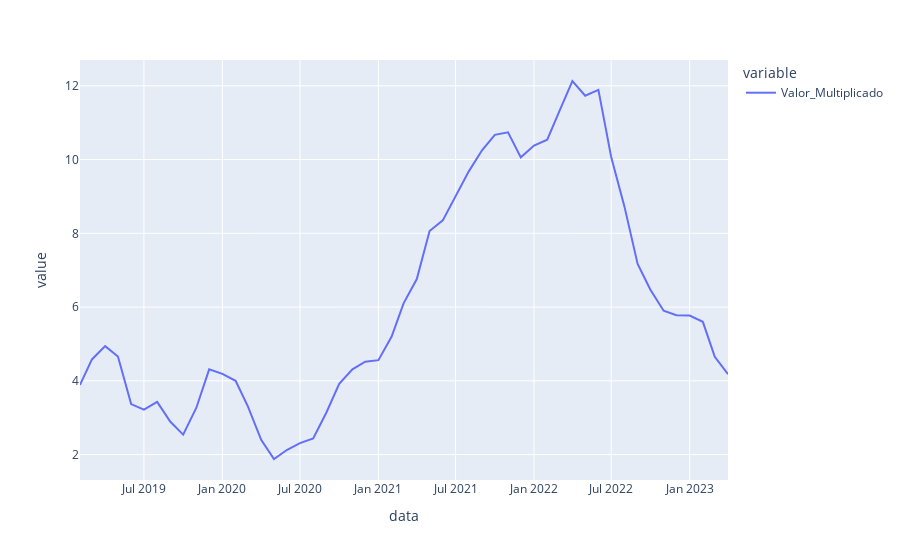

Notebook cell for this chart:
### Code cell
#IPCA acum 12 meses
ipca_12m = consulta_bc(433)
ipca_12m['Valor_Multiplicado'] = ((1+ipca_12m['valor']/100).rolling(12).apply(lambda x: x.prod(), raw=True)-1)*100
ipca_12m['Valor_Multiplicado'] = ipca_12m['Valor_Multiplicado'].round(2)
ipca_12m.loc['2019-01-02':hoje]['Valor_Multiplicado'].plot()

### Figure 1 — Plotly figure (JSON) as saved in the notebook; plotly's stock layout.template omitted (floating-point values rounded to 4 significant figures)
{"data": [{"hovertemplate": "variable=Valor_Multiplicado<br>data=%{x}<br>value=%{y}<extra></extra>", "legendgroup": "Valor_Multiplicado", "line": {"color": "#636efa", "dash": "solid"}, "marker": {"symbol": "circle"}, "mode": "lines", "name": "Valor_Multiplicado", "orientation": "v", "showlegend": true, "type": "scatter", "x": ["2019-02-01T00:00:00", "2019-03-01T00:00:00", "2019-04-01T00:00:00", "2019-05-01T00:00:00", "2019-06-01T00:00:00", "2019-07-01T00:00:00", "2019-08-01T00:00:00", "2019-09-01T00:00:00", "2019-10-01T00:00:00", "2019-11-01T00:00:00", "2019-12-01T00:00:00", "2020-01-01T00:00:00", "2020-02-01T00:00:00", "2020-03-01T00:00:00", "2020-04-01T00:00:00", "2020-05-01T00:00:00", "2020-06-01T00:00:00", "2020-07-01T00:00:00", "2020-08-01T00:00:00", "2020-09-01T00:00:00", "2020-10-01T00:00:00", "2020-11-01T00:00:00", "2020-12-01T00:00:00", "2021-01-01T00:00:00", "2021-02-01T00:00:00", "2021-03-01T00:00:00", "2021-04-01T00:00:00", "2021-05-01T00:00:00", "2021-06-01T00:00:00", "2021-07-01T00:00:00", "2021-08-01T00:00:00", "2021-09-01T00:00:00", "2021-10-01T00:00:00", "2021-11-01T00:00:00", "2021-12-01T00:00:00", "2022-01-01T00:00:00", "2022-02-01T00:00:00", "2022-03-01T00:00:00", "2022-04-01T00:00:00", "2022-05-01T00:00:00", "2022-06-01T00:00:00", "2022-07-01T00:00:00", "2022-08-01T00:00:00", "2022-09-01T00:00:00", "2022-10-01T00:00:00", "2022-11-01T00:00:00", "2022-12-01T00:00:00", "2023-01-01T00:00:00", "2023-02-01T00:00:00", "2023-03-01T00:00:00", "2023-04-01T00:00:00"], "xaxis": "x", "y": [3.89, 4.58, 4.94, 4.66, 3.37, 3.22, 3.43, 2.89, 2.54, 3.27, 4.31, 4.19, 4, 3.3, 2.4, 1.88, 2.13, 2.31, 2.44, 3.14, 3.92, 4.31, 4.52, 4.56, 5.2, 6.1, 6.76, 8.06, 8.35, 8.99, 9.68, 10.25, 10.67, 10.74, 10.06, 10.38, 10.54, 11.3, 12.13, 11.73, 11.89, 10.07, 8.73, 7.17, 6.47, 5.9, 5.78, 5.77, 5.6, 4.65, 4.18], "yaxis": "y"}], "layout": {"legend": {"title": {"text": "variable"}, "tracegroupgap": 0}, "margin": {"t": 60}, "xaxis": {"anchor": "y", "domain": [0, 1], "title": {"text": "data"}}, "yaxis": {"anchor": "x", "domain": [0, 1], "title": {"text": "value"}}}}
